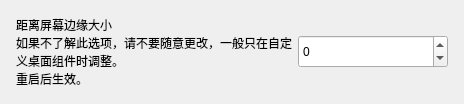
          <widget class="CardWidget" name="CardWidget_21">
           <property name="minimumSize">
            <size>
             <width>0</width>
             <height>70</height>
            </size>
           </property>
           <layout class="QHBoxLayout" name="horizontalLayout_33">
            <property name="leftMargin">
             <number>16</number>
            </property>
            <property name="topMargin">
             <number>16</number>
            </property>
            <property name="rightMargin">
             <number>16</number>
            </property>
            <property name="bottomMargin">
             <number>16</number>
            </property>
            <item>
             <layout class="QVBoxLayout" name="verticalLayout_23">
              <property name="spacing">
               <number>0</number>
              </property>
              <item>
               <widget class="StrongBodyLabel" name="CW6_label_16">
                <property name="sizePolicy">
                 <sizepolicy hsizetype="Expanding" vsizetype="Preferred">
                  <horstretch>0</horstretch>
                  <verstretch>0</verstretch>
                 </sizepolicy>
                </property>
                <property name="text">
                 <string>距离屏幕边缘大小</string>
                </property>
               </widget>
              </item>
              <item>
               <widget class="CaptionLabel" name="CW6_label_17">
                <property name="text">
                 <string>如果不了解此选项，请不要随意更改，一般只在自定义桌面组件时调整。
重启后生效。</string>
                </property>
                <property name="wordWrap">
                 <bool>true</bool>
                </property>
                <property name="lightColor" stdset="0">
                 <color alpha="150">
                  <red>0</red>
                  <green>0</green>
                  <blue>0</blue>
                 </color>
                </property>
                <property name="darkColor" stdset="0">
                 <color alpha="200">
                  <red>255</red>
                  <green>255</green>
                  <blue>255</blue>
                 </color>
                </property>
               </widget>
              </item>
             </layout>
            </item>
            <item>
             <widget class="SpinBox" name="dp_display_edge_SpinBox">
              <property name="minimumSize">
               <size>
                <width>150</width>
                <height>33</height>
               </size>
              </property>
              <property name="minimum">
               <number>-5000</number>
              </property>
              <property name="maximum">
               <number>5000</number>
              </property>
             </widget>
            </item>
           </layout>
          </widget>
